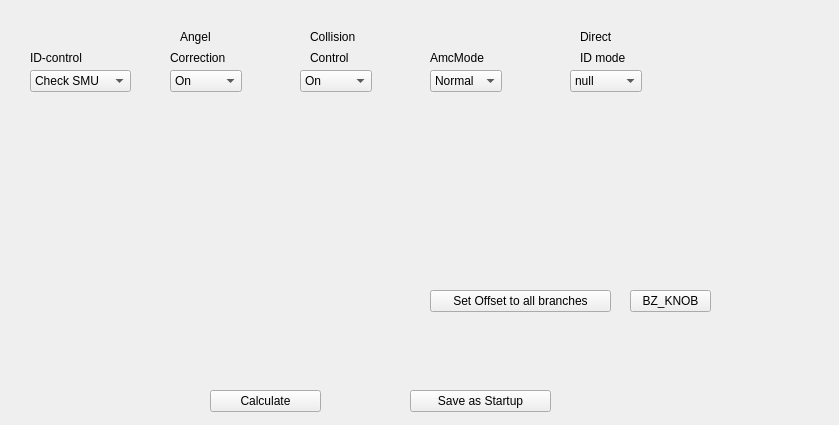
<?xml version="1.0" encoding="UTF-8"?>
<ui version="4.0">
 <class>IdExpert</class>
 <widget class="QWidget" name="IdExpert">
  <property name="geometry">
   <rect>
    <x>0</x>
    <y>0</y>
    <width>839</width>
    <height>425</height>
   </rect>
  </property>
  <property name="windowTitle">
   <string>Form</string>
  </property>
  <widget class="QLabel" name="label">
   <property name="geometry">
    <rect>
     <x>30</x>
     <y>50</y>
     <width>71</width>
     <height>16</height>
    </rect>
   </property>
   <property name="text">
    <string>ID-control</string>
   </property>
  </widget>
  <widget class="QCAComboBox" name="comboBox">
   <property name="geometry">
    <rect>
     <x>30</x>
     <y>70</y>
     <width>101</width>
     <height>22</height>
    </rect>
   </property>
   <property name="pv" stdset="0">
    <string>u411pgm1:IdDependSMU</string>
   </property>
   <item>
    <property name="text">
     <string>Check SMU</string>
    </property>
   </item>
   <item>
    <property name="text">
     <string>Ignore SMU</string>
    </property>
   </item>
  </widget>
  <widget class="QLabel" name="label_2">
   <property name="geometry">
    <rect>
     <x>170</x>
     <y>50</y>
     <width>71</width>
     <height>16</height>
    </rect>
   </property>
   <property name="text">
    <string>Correction</string>
   </property>
  </widget>
  <widget class="QLabel" name="label_3">
   <property name="geometry">
    <rect>
     <x>180</x>
     <y>30</y>
     <width>59</width>
     <height>14</height>
    </rect>
   </property>
   <property name="text">
    <string>Angel</string>
   </property>
  </widget>
  <widget class="QCAComboBox" name="comboBox_2">
   <property name="geometry">
    <rect>
     <x>170</x>
     <y>70</y>
     <width>72</width>
     <height>22</height>
    </rect>
   </property>
   <property name="pv" stdset="0">
    <string>u411pgm1:set_ikHeydemann</string>
   </property>
   <item>
    <property name="text">
     <string>On</string>
    </property>
   </item>
   <item>
    <property name="text">
     <string>Off</string>
    </property>
   </item>
  </widget>
  <widget class="QLabel" name="label_4">
   <property name="geometry">
    <rect>
     <x>310</x>
     <y>30</y>
     <width>59</width>
     <height>14</height>
    </rect>
   </property>
   <property name="text">
    <string>Collision</string>
   </property>
  </widget>
  <widget class="QLabel" name="label_5">
   <property name="geometry">
    <rect>
     <x>310</x>
     <y>50</y>
     <width>71</width>
     <height>16</height>
    </rect>
   </property>
   <property name="text">
    <string>Control</string>
   </property>
  </widget>
  <widget class="QCAComboBox" name="comboBox_3">
   <property name="geometry">
    <rect>
     <x>300</x>
     <y>70</y>
     <width>72</width>
     <height>22</height>
    </rect>
   </property>
   <property name="pv" stdset="0">
    <string>u411pgm1:MbboCheckBMT</string>
   </property>
   <item>
    <property name="text">
     <string>On</string>
    </property>
   </item>
   <item>
    <property name="text">
     <string>Off</string>
    </property>
   </item>
  </widget>
  <widget class="QCAComboBox" name="comboBox_4">
   <property name="geometry">
    <rect>
     <x>430</x>
     <y>70</y>
     <width>72</width>
     <height>22</height>
    </rect>
   </property>
   <property name="pv" stdset="0">
    <string>u411pgm1:SetAmcMode</string>
   </property>
   <item>
    <property name="text">
     <string>Normal</string>
    </property>
   </item>
   <item>
    <property name="text">
     <string>Grating</string>
    </property>
   </item>
   <item>
    <property name="text">
     <string>Mirror</string>
    </property>
   </item>
   <item>
    <property name="text">
     <string>Energy</string>
    </property>
   </item>
   <item>
    <property name="text">
     <string>Exit Slit</string>
    </property>
   </item>
   <item>
    <property name="text">
     <string>Pinhole</string>
    </property>
   </item>
   <item>
    <property name="text">
     <string>Direct ID</string>
    </property>
   </item>
   <item>
    <property name="text">
     <string>Choppper</string>
    </property>
   </item>
   <item>
    <property name="text">
     <string>Cff</string>
    </property>
   </item>
   <item>
    <property name="text">
     <string>Aperture</string>
    </property>
   </item>
   <item>
    <property name="text">
     <string>SMU</string>
    </property>
   </item>
   <item>
    <property name="text">
     <string>CA-Motor</string>
    </property>
   </item>
   <item>
    <property name="text">
     <string>Motor</string>
    </property>
   </item>
  </widget>
  <widget class="QLabel" name="label_6">
   <property name="geometry">
    <rect>
     <x>430</x>
     <y>50</y>
     <width>71</width>
     <height>16</height>
    </rect>
   </property>
   <property name="text">
    <string>AmcMode</string>
   </property>
  </widget>
  <widget class="QLabel" name="label_7">
   <property name="geometry">
    <rect>
     <x>580</x>
     <y>30</y>
     <width>59</width>
     <height>14</height>
    </rect>
   </property>
   <property name="text">
    <string>Direct</string>
   </property>
  </widget>
  <widget class="QLabel" name="label_8">
   <property name="geometry">
    <rect>
     <x>580</x>
     <y>50</y>
     <width>71</width>
     <height>16</height>
    </rect>
   </property>
   <property name="text">
    <string>ID mode</string>
   </property>
  </widget>
  <widget class="QCAComboBox" name="comboBox_5">
   <property name="geometry">
    <rect>
     <x>570</x>
     <y>70</y>
     <width>72</width>
     <height>22</height>
    </rect>
   </property>
   <property name="pv" stdset="0">
    <string>u411pgm1:AmcSetMode</string>
   </property>
   <item>
    <property name="text">
     <string>null</string>
    </property>
   </item>
   <item>
    <property name="text">
     <string>SPO = energy</string>
    </property>
   </item>
   <item>
    <property name="text">
     <string>SPO = lamda</string>
    </property>
   </item>
   <item>
    <property name="text">
     <string>SPO = gab</string>
    </property>
   </item>
  </widget>
  <widget class="QPushButton" name="pushButton">
   <property name="geometry">
    <rect>
     <x>210</x>
     <y>390</y>
     <width>111</width>
     <height>22</height>
    </rect>
   </property>
   <property name="text">
    <string>Calculate</string>
   </property>
   <property name="pv" stdset="0">
    <string/>
   </property>
  </widget>
  <widget class="QCAPushButton" name="pushButton_2">
   <property name="geometry">
    <rect>
     <x>430</x>
     <y>290</y>
     <width>181</width>
     <height>22</height>
    </rect>
   </property>
   <property name="text">
    <string>Set Offset to all branches</string>
   </property>
   <property name="pv" stdset="0">
    <string>u411pgm1:Mono_Aktion</string>
   </property>
  </widget>
  <widget class="QCAPushButton" name="pushButton_3">
   <property name="geometry">
    <rect>
     <x>630</x>
     <y>290</y>
     <width>81</width>
     <height>22</height>
    </rect>
   </property>
   <property name="text">
    <string>BZ_KNOB</string>
   </property>
   <property name="pv" stdset="0">
    <string>u411pgm1:Mono_Aktion.PROC</string>
   </property>
  </widget>
  <widget class="QCAPushButton" name="pushButton_4">
   <property name="geometry">
    <rect>
     <x>410</x>
     <y>390</y>
     <width>141</width>
     <height>22</height>
    </rect>
   </property>
   <property name="text">
    <string>Save as Startup</string>
   </property>
   <property name="pv" stdset="0">
    <string>u411pgm1:Mono_Aktion.PROC</string>
   </property>
  </widget>
  <widget class="QCAAxis" name="blazeAxis" native="true">
   <property name="geometry">
    <rect>
     <x>20</x>
     <y>120</y>
     <width>280</width>
     <height>27</height>
    </rect>
   </property>
   <property name="minimumSize">
    <size>
     <width>100</width>
     <height>10</height>
    </size>
   </property>
   <property name="description" stdset="0">
    <string>blaze angle</string>
   </property>
   <property name="pvReadback" stdset="0">
    <string>u411pgm1:blazeAngle</string>
   </property>
   <property name="units" stdset="0">
    <string/>
   </property>
   <property name="pv" stdset="0">
    <string>u411pgm1:SetblazeAngle</string>
   </property>
  </widget>
  <widget class="QCAAxis" name="cAxis" native="true">
   <property name="geometry">
    <rect>
     <x>20</x>
     <y>160</y>
     <width>280</width>
     <height>27</height>
    </rect>
   </property>
   <property name="minimumSize">
    <size>
     <width>100</width>
     <height>10</height>
    </size>
   </property>
   <property name="description" stdset="0">
    <string>cDriveEnergy</string>
   </property>
   <property name="pvReadback" stdset="0">
    <string>u411pgm1:cDriveEnergy</string>
   </property>
   <property name="units" stdset="0">
    <string/>
   </property>
   <property name="pv" stdset="0">
    <string>u411pgm1:SetcDriveEnergy</string>
   </property>
  </widget>
  <widget class="QCAAxis" name="fixAxis" native="true">
   <property name="geometry">
    <rect>
     <x>20</x>
     <y>200</y>
     <width>280</width>
     <height>27</height>
    </rect>
   </property>
   <property name="minimumSize">
    <size>
     <width>100</width>
     <height>10</height>
    </size>
   </property>
   <property name="description" stdset="0">
    <string>fixbeta</string>
   </property>
   <property name="pvReadback" stdset="0">
    <string>u411pgm1:FixBetaAngle</string>
   </property>
   <property name="units" stdset="0">
    <string/>
   </property>
   <property name="pv" stdset="0">
    <string>u411pgm1:SetFixBetaAngle</string>
   </property>
  </widget>
  <widget class="QCAAxis" name="fixtAxis" native="true">
   <property name="geometry">
    <rect>
     <x>20</x>
     <y>240</y>
     <width>280</width>
     <height>27</height>
    </rect>
   </property>
   <property name="minimumSize">
    <size>
     <width>100</width>
     <height>10</height>
    </size>
   </property>
   <property name="description" stdset="0">
    <string>fixtheta</string>
   </property>
   <property name="pvReadback" stdset="0">
    <string>u411pgm1:FixThetaAngle</string>
   </property>
   <property name="units" stdset="0">
    <string/>
   </property>
   <property name="pv" stdset="0">
    <string>u411pgm1:SetFixThetaAngle</string>
   </property>
  </widget>
  <widget class="QCAAxis" name="idsAxis" native="true">
   <property name="geometry">
    <rect>
     <x>20</x>
     <y>290</y>
     <width>280</width>
     <height>27</height>
    </rect>
   </property>
   <property name="minimumSize">
    <size>
     <width>100</width>
     <height>10</height>
    </size>
   </property>
   <property name="description" stdset="0">
    <string>IdSlope</string>
   </property>
   <property name="pvReadback" stdset="0">
    <string>u411pgm1:aiIdSlope</string>
   </property>
   <property name="units" stdset="0">
    <string/>
   </property>
   <property name="pv" stdset="0">
    <string>u411pgm1:SetaiIdSlope</string>
   </property>
  </widget>
  <widget class="QCAAxis" name="idoAxis" native="true">
   <property name="geometry">
    <rect>
     <x>20</x>
     <y>330</y>
     <width>280</width>
     <height>27</height>
    </rect>
   </property>
   <property name="minimumSize">
    <size>
     <width>100</width>
     <height>10</height>
    </size>
   </property>
   <property name="description" stdset="0">
    <string>IdOffset</string>
   </property>
   <property name="pvReadback" stdset="0">
    <string>u411pgm1:aiIdOffset</string>
   </property>
   <property name="units" stdset="0">
    <string/>
   </property>
   <property name="pv" stdset="0">
    <string>u411pgm1:SetaiIdOffset</string>
   </property>
  </widget>
  <widget class="QCAAxis" name="amcAxis" native="true">
   <property name="geometry">
    <rect>
     <x>430</x>
     <y>120</y>
     <width>280</width>
     <height>27</height>
    </rect>
   </property>
   <property name="minimumSize">
    <size>
     <width>100</width>
     <height>10</height>
    </size>
   </property>
   <property name="description" stdset="0">
    <string>AmcFactor</string>
   </property>
   <property name="pvReadback" stdset="0">
    <string>u411pgm1:AmcFactor</string>
   </property>
   <property name="units" stdset="0">
    <string/>
   </property>
   <property name="pv" stdset="0">
    <string>u411pgm1:SetAmcFactor</string>
   </property>
  </widget>
  <widget class="QCAAxis" name="amc2Axis" native="true">
   <property name="geometry">
    <rect>
     <x>430</x>
     <y>160</y>
     <width>280</width>
     <height>27</height>
    </rect>
   </property>
   <property name="minimumSize">
    <size>
     <width>100</width>
     <height>10</height>
    </size>
   </property>
   <property name="description" stdset="0">
    <string>AmcBranch</string>
   </property>
   <property name="pvReadback" stdset="0">
    <string>u411pgm1:AmcBranch</string>
   </property>
   <property name="units" stdset="0">
    <string/>
   </property>
   <property name="pv" stdset="0">
    <string>u411pgm1:SetAmcBranch</string>
   </property>
  </widget>
  <widget class="QCAAxis" name="mirrAxis" native="true">
   <property name="geometry">
    <rect>
     <x>430</x>
     <y>200</y>
     <width>280</width>
     <height>27</height>
    </rect>
   </property>
   <property name="minimumSize">
    <size>
     <width>100</width>
     <height>10</height>
    </size>
   </property>
   <property name="description" stdset="0">
    <string>MirrorOffset</string>
   </property>
   <property name="pvReadback" stdset="0">
    <string>u411pgm1:GetMOffset</string>
   </property>
   <property name="units" stdset="0">
    <string/>
   </property>
   <property name="pv" stdset="0">
    <string>u411pgm1:SetMOffset</string>
   </property>
  </widget>
  <widget class="QCAAxis" name="gratAxis" native="true">
   <property name="geometry">
    <rect>
     <x>430</x>
     <y>240</y>
     <width>280</width>
     <height>27</height>
    </rect>
   </property>
   <property name="minimumSize">
    <size>
     <width>100</width>
     <height>10</height>
    </size>
   </property>
   <property name="description" stdset="0">
    <string>GratingOffset</string>
   </property>
   <property name="pvReadback" stdset="0">
    <string>u411pgm1:GetGOffset</string>
   </property>
   <property name="units" stdset="0">
    <string/>
   </property>
   <property name="pv" stdset="0">
    <string>u411pgm1:SetGOffset</string>
   </property>
  </widget>
  <widget class="QCAAxis" name="distAxis" native="true">
   <property name="geometry">
    <rect>
     <x>430</x>
     <y>330</y>
     <width>280</width>
     <height>27</height>
    </rect>
   </property>
   <property name="minimumSize">
    <size>
     <width>100</width>
     <height>10</height>
    </size>
   </property>
   <property name="description" stdset="0">
    <string>SlitDist</string>
   </property>
   <property name="pvReadback" stdset="0">
    <string>u411pgm1:ES_0_SlitDist</string>
   </property>
   <property name="units" stdset="0">
    <string>m</string>
   </property>
   <property name="pv" stdset="0">
    <string>u411pgm1:ES_0_SetSlitDist</string>
   </property>
  </widget>
 </widget>
 <customwidgets>
  <customwidget>
   <class>QCAPushButton</class>
   <extends>QPushButton</extends>
   <header>qcapushbutton.h</header>
  </customwidget>
  <customwidget>
   <class>QCAAxis</class>
   <extends>QWidget</extends>
   <header>qcaaxis.h</header>
  </customwidget>
  <customwidget>
   <class>QCAComboBox</class>
   <extends>QComboBox</extends>
   <header>qcacombobox.h</header>
  </customwidget>
 </customwidgets>
 <resources/>
 <connections/>
</ui>
